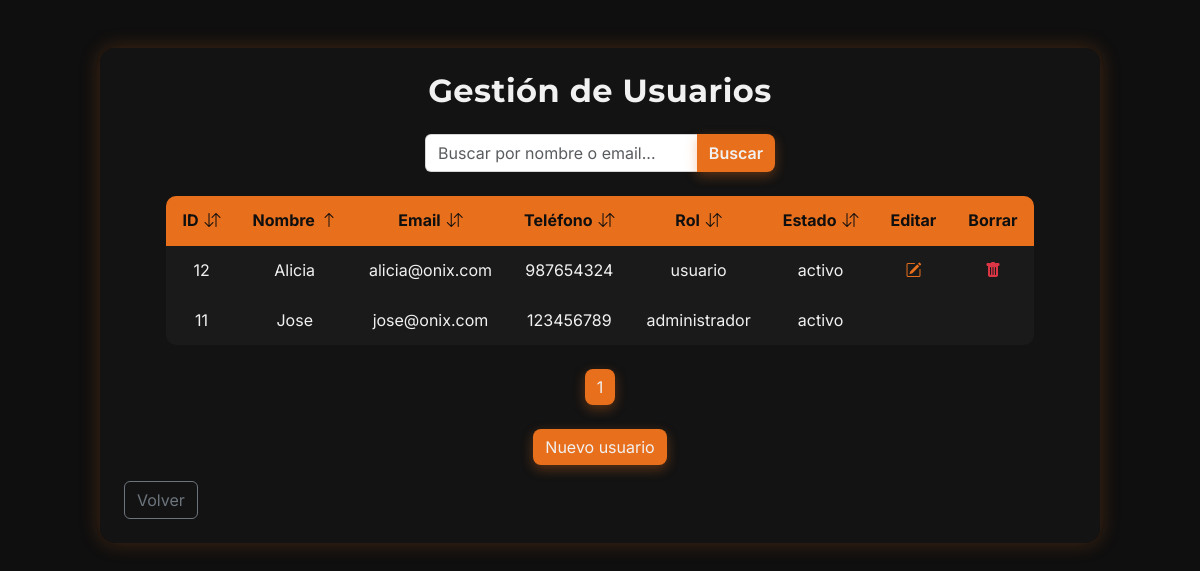
The page /users/user_list.php (signed in) on the database its author committed.
### tables this page shows
CREATE TABLE `usuarios` (
  `id` int(11) NOT NULL,
  `nombre` varchar(50) NOT NULL,
  `email` varchar(50) NOT NULL,
  `contrasenya` varchar(255) NOT NULL,
  `telefono` varchar(20) NOT NULL,
  `rol` enum('usuario','administrador') NOT NULL DEFAULT 'usuario',
  `estado` enum('activo','inactivo') NOT NULL DEFAULT 'activo'
);

### src/users/User.php (called while the page is built, shortened)
<?php
    class User {
        private ?int $id = null;
        private ?string $name = null;
        private ?string $email = null;
        private ?string $phone = null;
        private ?string $role = null;
        private ?string $status = null;
        public function getId(): ?int {
            return $this->id;
        }
        public function getName(): ?string {
            return $this->name;
        }
        public function getEmail(): ?string {
            return $this->email;
        }
        public function getPhone(): ?string {
            return $this->phone;
        }
        public function getRole(): ?string {
            return $this->role;
        }
        public function getStatus(): ?string {
            return $this->status;
        }
        public static function getUsers(int $page, int $perPage, string $orderBy, string $sortDirection): array {
            $db = Database::getConnection();
            $offset = ($page - 1) * $perPage;
            $allowedColumns = [
                "id" => "id",
                "name" => "nombre",
                "email" => "email",
                "phone" => "telefono",
                "role" => "rol",
                "status" => "estado"
            ];
            $orderField = $allowedColumns[$orderBy] ?? "id";
            $sortDirection = strtoupper($sortDirection) === "DESC" ? "DESC" : "ASC";
            $sql = "SELECT id, nombre AS name, email, contrasenya AS password, telefono AS phone, rol AS role, estado AS status
                    FROM usuarios ORDER BY $orderField $sortDirection LIMIT :offset, :limit";
            $stmt = $db->prepare($sql);
            $stmt->bindValue(":offset", $offset, PDO::PARAM_INT);
            $stmt->bindValue(":limit", $perPage, PDO::PARAM_INT);
            $stmt->execute();
            $stmt->setFetchMode(PDO::FETCH_CLASS, "User");
            return $stmt->fetchAll();
        }
    }
?>

### src/users/user_list.php (the view, shortened to what this page needs)
<?php
    require_once __DIR__ . "/User.php";
    $db = Database::getConnection();
?>
<!DOCTYPE html>
<html lang="es">
<head>
    <link href="https://cdn.jsdelivr.net/npm/bootstrap@5.3.0/dist/css/bootstrap.min.css" rel="stylesheet">
    <link rel="stylesheet" href="https://cdn.jsdelivr.net/npm/bootstrap-icons@1.10.5/font/bootstrap-icons.css">
    <link rel="stylesheet" href="/assets/css/styles.css">
</head>
<body>
    <div class="onix-bg d-flex justify-content-center align-items-start py-5">
        <div class="onix-card-wide p-4 w-100">
            <h2 class="text-center fw-bold mb-4">Gestión de Usuarios</h2>
            <form method="get" action="/users/user_list.php" class="mb-4 onix-search mx-auto">
                <div class="input-group">
                    <input type="text" name="search" class="form-control" placeholder="Buscar por nombre o email..." autocomplete="off"
                           value="<?= isset($_GET['search']) ? htmlspecialchars($_GET['search']) : '' ?>">
                    <button class="btn btn-onix fw-semibold" type="submit">Buscar</button>
                </div>
            </form>
            <?php
                $page = isset($_GET["page"]) ? (int)$_GET["page"] : 1;
                $perPage = 5;
                $allowedColumns = [
                    "id" => "id",
                    "name" => "nombre",
                    "email" => "email",
                    "phone" => "telefono",
                    "role" => "rol",
                    "status" => "estado"
                ];
                $sortBy = isset($_GET["sort_by"]) ? $_GET["sort_by"] : "name";
                $orderField = $allowedColumns[$sortBy] ?? "nombre";
                $sortDir = isset($_GET["sort_dir"]) ? strtoupper($_GET["sort_dir"]) : "ASC";
                if (isset($_GET["search"]) && trim($_GET["search"]) !== "") {
                    $searchTerm = "%" . trim($_GET["search"]) . "%";
                    $countQuery = $db->prepare("SELECT COUNT(*) AS total FROM usuarios WHERE nombre LIKE :search OR email LIKE :search");
                    $countQuery->execute([":search" => $searchTerm]);
                    $totalUsers = $countQuery->fetch(PDO::FETCH_ASSOC)["total"];
                    $totalPages = ceil($totalUsers / $perPage);
                    $offset = ($page - 1) * $perPage;
                    $query = $db->prepare("SELECT id, nombre AS name, email, contrasenya AS password, telefono AS phone, rol AS role, estado AS status
                                           FROM usuarios WHERE nombre LIKE :search OR email LIKE :search ORDER BY $orderField $sortDir LIMIT :offset, :limit");
                    $query->bindValue(":search", $searchTerm, PDO::PARAM_STR);
                    $query->bindValue(":offset", $offset, PDO::PARAM_INT);
                    $query->bindValue(":limit", $perPage, PDO::PARAM_INT);
                    $query->execute();
                    $query->setFetchMode(PDO::FETCH_CLASS, "User");
                    $users = $query->fetchAll();
                } else {
                    $users = User::getUsers($page, $perPage, $sortBy, $sortDir);
                    $countQuery = $db->query("SELECT count(*) AS total FROM usuarios");
                    $totalUsers = $countQuery->fetch(PDO::FETCH_ASSOC)["total"];
                    $totalPages = ceil($totalUsers / $perPage);
                }
                function sortIcon(string $col, string $currentSortBy, string $currentSortDir): string {
                    if ($col !== $currentSortBy) return '<i class="bi bi-arrow-down-up"></i>';
                    return $currentSortDir === "ASC"
                        ? '<i class="bi bi-arrow-up"></i>'
                        : '<i class="bi bi-arrow-down"></i>';
                }
                function sortUrl(string $col, string $currentSortDir): string {
                    $newDir = $currentSortDir === "ASC" ? "DESC" : "ASC";
                    $url = "/users/user_list.php?sort_by=$col&sort_dir=$newDir";
                    return $url;
                }
            ?>
            <div class="table-responsive">
                <table class="onix-table align-middle text-center mx-auto">
                    <thead>
                        <tr>
                            <th><a href="<?= sortUrl('id', $sortDir) ?>">ID <?= sortIcon('id', $sortBy, $sortDir) ?></a></th>
                            <th><a href="<?= sortUrl('name', $sortDir) ?>">Nombre <?= sortIcon('name', $sortBy, $sortDir) ?></a></th>
                            <th><a href="<?= sortUrl('email', $sortDir) ?>">Email <?= sortIcon('email', $sortBy, $sortDir) ?></a></th>
                            <th><a href="<?= sortUrl('phone', $sortDir) ?>">Teléfono <?= sortIcon('phone', $sortBy, $sortDir) ?></a></th>
                            <th><a href="<?= sortUrl('role', $sortDir) ?>">Rol <?= sortIcon('role', $sortBy, $sortDir) ?></a></th>
                            <th><a href="<?= sortUrl('status', $sortDir) ?>">Estado <?= sortIcon('status', $sortBy, $sortDir) ?></a></th>
                            <th>Editar</th>
                            <th>Borrar</th>
                        </tr>
                    </thead>
                    <tbody>
                        <?php
                            if (empty($users)) {
                                echo "<tr><td colspan='8' class='text-center py-3 text-light'>
                                          No se encontraron usuarios
                                      </td></tr>";
                            } else {
                                foreach ($users as $user) {
                                    echo "<tr>";
                                    echo "<td>" . htmlspecialchars((string)$user->getId()) . "</td>";
                                    echo "<td>" . htmlspecialchars((string)$user->getName()) . "</td>";
                                    echo "<td>" . htmlspecialchars((string)$user->getEmail()) . "</td>";
                                    echo "<td>" . htmlspecialchars((string)$user->getPhone()) . "</td>";
                                    echo "<td>" . htmlspecialchars((string)$user->getRole()) . "</td>";
                                    echo "<td>" . htmlspecialchars((string)$user->getStatus()) . "</td>";
                                    if ($_SESSION["id"] == $user->getId()) {
                                        echo "<td><i class='bi bi-ban text-light'></i></td>";
                                        echo "<td><i class='bi bi-ban text-light'></i></td>";
                                    } else {
                                        echo "<td><a class='text-onix fw-bold' href='/users/user_edit.php?id=" . $user->getId() . "'>
                                                <i class='bi bi-pencil-square'></i>
                                            </a></td>";
                                        echo "<td><a class='text-danger fw-bold' href='/users/user_delete.php?id=" . $user->getId() . "'>
                                                <i class='bi bi-trash-fill'></i>
                                            </a></td>";
                                    }
                                    echo "</tr>";
                                }
                            }
                        ?>
                    </tbody>
                </table>
            </div>
            <div class="text-center mt-4">
                <?php
                    for ($i = 1; $i <= $totalPages; $i++) {
                        $url = "/users/user_list.php?page=$i&sort_by=$sortBy&sort_dir=$sortDir";
                        if ($i == $page) {
                            echo "<button class='btn btn-onix mx-1'>$i</button>";
                        } else {
                            echo "<a href='$url' class='btn btn-outline-onix mx-1'>$i</a>";
                        }
                    }
                ?>
            </div>
            <div class="text-center mt-4 d-flex justify-content-center">
                <a href="/users/user_create.php" class="btn btn-onix">Nuevo usuario</a>
            </div>
            <div class="text-center text-lg-start mt-3">
                <a href="/utils/admin_panel.php" class="btn btn-outline-secondary">Volver</a>
            </div>
        </div>
    </div>
</body>
</html>

### src/assets/css/styles.css (style rules this page uses)
* { margin: 0; padding: 0; font-family: 'Inter', sans-serif; box-sizing: border-box; }
h1, h2, h3, h4 { font-family: 'Montserrat', sans-serif; letter-spacing: 0.5px; }
body { background-color: #0F0F0F; color: #F1F1F1; line-height: 1.6; }
a { color: #F1F1F1; text-decoration: none; }
.onix-bg { min-height: 100vh; padding: 2rem; }
.onix-card-wide { background: rgba(20, 20, 20, 0.85); border-radius: 15px; width: 100%; max-width: 1000px; box-shadow: 0 0 20px rgba(232, 111, 28, 0.25); backdrop-filter: blur(8px); }
.btn-onix { background-color: #E86F1C; color: #F1F1F1; border: none; border-radius: 8px; box-shadow: 0 4px 12px rgba(232, 111, 28, 0.35); transition: all 0.2s ease-in-out; }
.text-onix { color: #E86F1C; }
.onix-table { background-color: #1A1A1A; color: #F1F1F1; border-radius: 10px; overflow: hidden; }
.onix-table thead { background-color: #E86F1C; color: #0F0F0F; font-weight: 700; }
.onix-table thead a { color: #0F0F0F; text-decoration: none; font-weight: 700; }
.onix-table tbody tr { transition: background-color 0.2s ease; }
.onix-table td, .onix-table th { padding: 12px 16px; vertical-align: middle; }
.onix-table a { color: #E86F1C; font-weight: 600; }
.onix-table, .onix-table th, .onix-table td { border-color: #333 !important; }
.onix-table th a { display: inline-flex; align-items: center; gap: 6px; white-space: nowrap; }
.onix-search { max-width: 350px; }
.onix-search input { background: #FFFF !important; color: #000 !important; border: 1px solid #CCCC !important; }

### rows shown on the page
usuarios: id "12", nombre "Alicia", email "alicia@onix.com", telefono "987654324", rol "usuario", estado "activo"
usuarios: id "11", nombre "Jose", email "jose@onix.com", telefono "123456789", rol "administrador", estado "activo"
